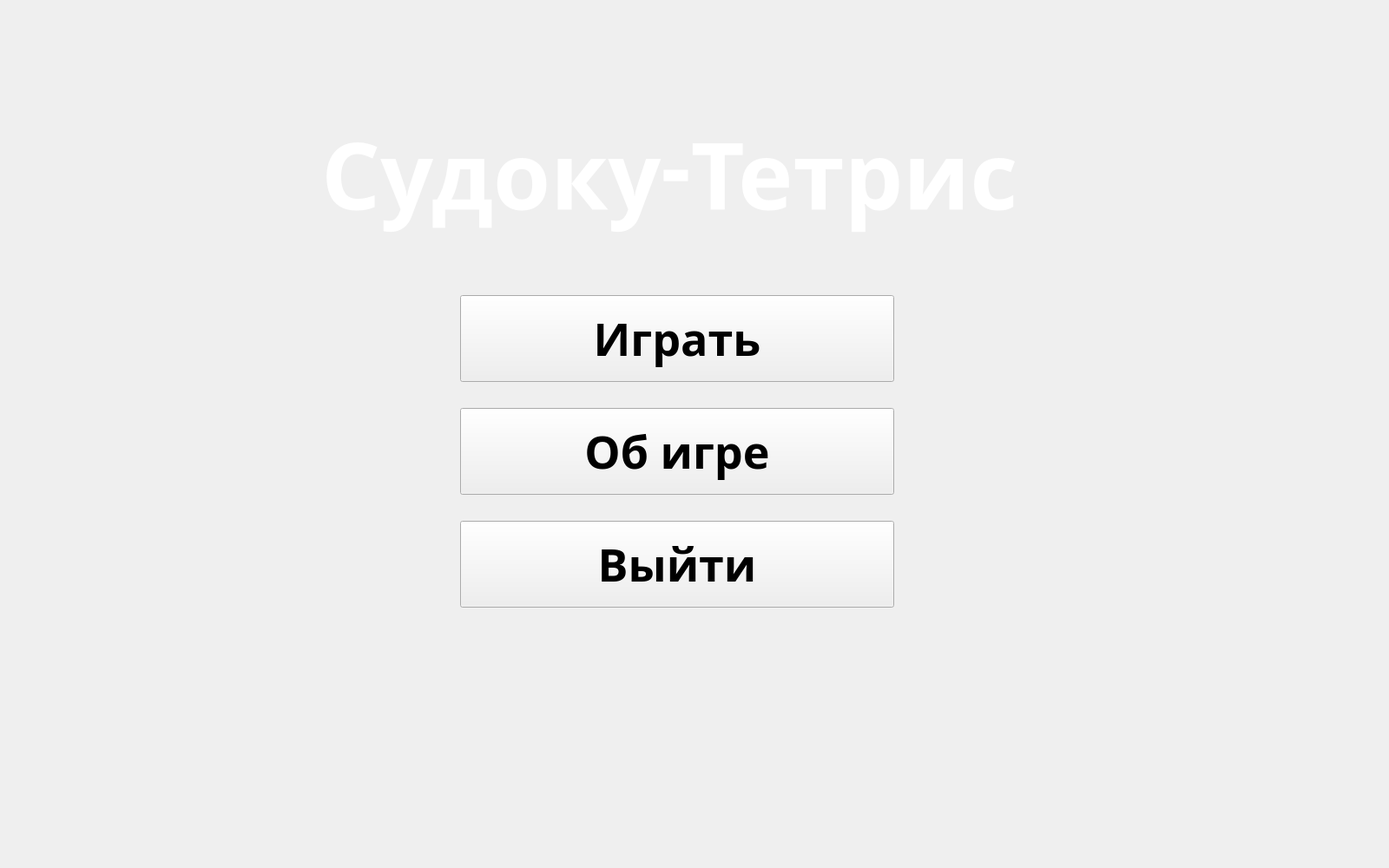
<?xml version="1.0" encoding="UTF-8"?>
<ui version="4.0">
 <class>MainMenu</class>
 <widget class="QMainWindow" name="MainMenu">
  <property name="geometry">
   <rect>
    <x>0</x>
    <y>0</y>
    <width>1600</width>
    <height>1000</height>
   </rect>
  </property>
  <property name="minimumSize">
   <size>
    <width>1600</width>
    <height>1000</height>
   </size>
  </property>
  <property name="maximumSize">
   <size>
    <width>1600</width>
    <height>1000</height>
   </size>
  </property>
  <property name="windowTitle">
   <string>Menu</string>
  </property>
  <property name="styleSheet">
   <string notr="true"/>
  </property>
  <widget class="QWidget" name="centralwidget">
   <property name="styleSheet">
    <string notr="true"/>
   </property>
   <widget class="QLabel" name="title">
    <property name="geometry">
     <rect>
      <x>370</x>
      <y>90</y>
      <width>821</width>
      <height>291</height>
     </rect>
    </property>
    <property name="font">
     <font>
      <family>Noto Serif Tibetan</family>
      <pointsize>80</pointsize>
      <bold>true</bold>
     </font>
    </property>
    <property name="styleSheet">
     <string notr="true">color: rgb(255, 255, 255);</string>
    </property>
    <property name="text">
     <string>Судоку-Тетрис</string>
    </property>
   </widget>
   <widget class="QPushButton" name="aboutButton">
    <property name="geometry">
     <rect>
      <x>530</x>
      <y>470</y>
      <width>500</width>
      <height>100</height>
     </rect>
    </property>
    <property name="sizePolicy">
     <sizepolicy hsizetype="Minimum" vsizetype="Expanding">
      <horstretch>0</horstretch>
      <verstretch>0</verstretch>
     </sizepolicy>
    </property>
    <property name="font">
     <font>
      <family>Noto Serif Yezidi</family>
      <pointsize>39</pointsize>
      <italic>false</italic>
      <bold>true</bold>
     </font>
    </property>
    <property name="styleSheet">
     <string notr="true"/>
    </property>
    <property name="text">
     <string>Об игре</string>
    </property>
   </widget>
   <widget class="QPushButton" name="exitButton">
    <property name="geometry">
     <rect>
      <x>530</x>
      <y>600</y>
      <width>500</width>
      <height>100</height>
     </rect>
    </property>
    <property name="sizePolicy">
     <sizepolicy hsizetype="Minimum" vsizetype="Expanding">
      <horstretch>0</horstretch>
      <verstretch>0</verstretch>
     </sizepolicy>
    </property>
    <property name="font">
     <font>
      <family>Noto Serif Yezidi</family>
      <pointsize>39</pointsize>
      <italic>false</italic>
      <bold>true</bold>
     </font>
    </property>
    <property name="styleSheet">
     <string notr="true"/>
    </property>
    <property name="text">
     <string>Выйти</string>
    </property>
   </widget>
   <widget class="QPushButton" name="playButton">
    <property name="geometry">
     <rect>
      <x>530</x>
      <y>340</y>
      <width>500</width>
      <height>100</height>
     </rect>
    </property>
    <property name="sizePolicy">
     <sizepolicy hsizetype="Minimum" vsizetype="Expanding">
      <horstretch>0</horstretch>
      <verstretch>0</verstretch>
     </sizepolicy>
    </property>
    <property name="font">
     <font>
      <family>Noto Serif Yezidi</family>
      <pointsize>39</pointsize>
      <italic>false</italic>
      <bold>true</bold>
     </font>
    </property>
    <property name="styleSheet">
     <string notr="true"/>
    </property>
    <property name="text">
     <string>Играть</string>
    </property>
   </widget>
  </widget>
  <widget class="QMenuBar" name="menubar">
   <property name="geometry">
    <rect>
     <x>0</x>
     <y>0</y>
     <width>1600</width>
     <height>22</height>
    </rect>
   </property>
  </widget>
 </widget>
 <resources/>
 <connections/>
</ui>
